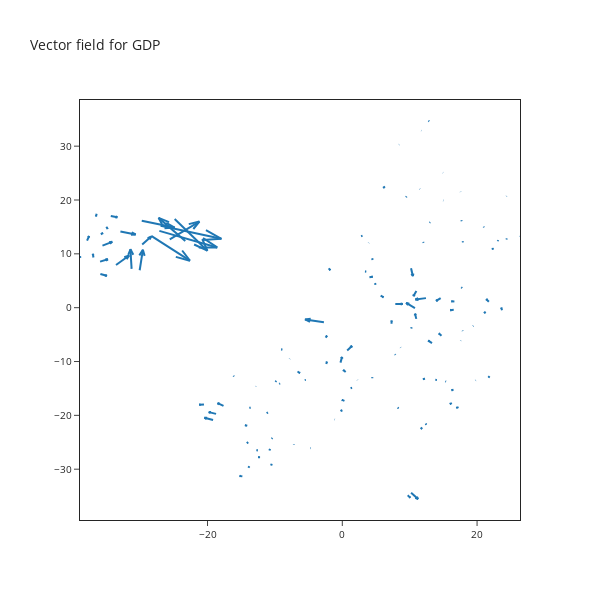

Notebook code cell kept with this figure:
### Code cell
explainer.plot_arrow_fields(feature_id)

### Figure 1 — Plotly figure (JSON) as saved in the notebook; plotly's stock layout.template omitted (floating-point values rounded to 4 significant figures; data arrays with more than 128 entries replaced by an {"elided": "..."} marker saying what was removed)
{"data": [{"mode": "lines", "type": "scatter", "x": {"elided": "966 float values"}, "y": {"elided": "966 float values"}}], "layout": {"font": {"size": 10}, "height": 600, "hovermode": "closest", "showlegend": false, "title": {"text": "Vector field for GDP"}, "width": 600, "xaxis": {"mirror": true, "showgrid": false, "zeroline": false}, "yaxis": {"mirror": true, "showgrid": false, "zeroline": false}}}
